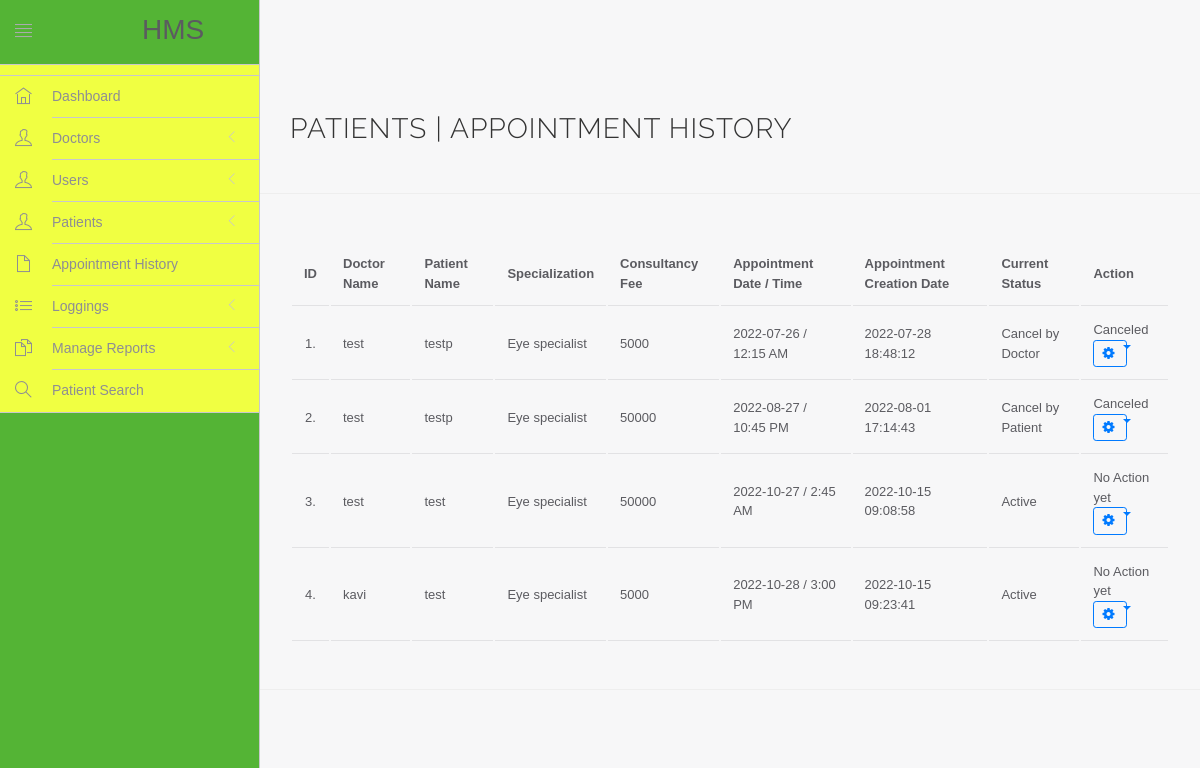
The page /hms/admin/appointment-history.php (signed in) on the database its author committed.
### tables this page shows
CREATE TABLE `appointment` (
  `id` int(11) NOT NULL,
  `doctorSpecialization` varchar(255) DEFAULT NULL,
  `doctorId` int(11) DEFAULT NULL,
  `userId` int(11) DEFAULT NULL,
  `consultancyFees` int(11) DEFAULT NULL,
  `appointmentDate` varchar(255) DEFAULT NULL,
  `appointmentTime` varchar(255) DEFAULT NULL,
  `postingDate` timestamp NULL DEFAULT CURRENT_TIMESTAMP,
  `userStatus` int(11) DEFAULT NULL,
  `doctorStatus` int(11) DEFAULT NULL,
  `updationDate` timestamp NULL DEFAULT NULL ON UPDATE CURRENT_TIMESTAMP
);

CREATE TABLE `doctors` (
  `id` int(11) NOT NULL,
  `specilization` varchar(255) DEFAULT NULL,
  `doctorName` varchar(255) DEFAULT NULL,
  `address` longtext,
  `docFees` varchar(255) DEFAULT NULL,
  `contactno` bigint(11) DEFAULT NULL,
  `docEmail` varchar(255) DEFAULT NULL,
  `password` varchar(255) DEFAULT NULL,
  `creationDate` timestamp NULL DEFAULT CURRENT_TIMESTAMP,
  `updationDate` timestamp NULL DEFAULT NULL ON UPDATE CURRENT_TIMESTAMP
);

CREATE TABLE `users` (
  `id` int(11) NOT NULL,
  `fullName` varchar(255) DEFAULT NULL,
  `address` longtext,
  `city` varchar(255) DEFAULT NULL,
  `gender` varchar(255) DEFAULT NULL,
  `email` varchar(255) DEFAULT NULL,
  `password` varchar(255) DEFAULT NULL,
  `regDate` timestamp NULL DEFAULT CURRENT_TIMESTAMP,
  `updationDate` timestamp NULL DEFAULT NULL ON UPDATE CURRENT_TIMESTAMP
);

### hms/admin/appointment-history.php (the view, shortened to what this page needs)
<?php
	include('include/config.php');
?>
<!DOCTYPE html>
<html lang="en">
	<head>
		<link rel="stylesheet" href="vendor/bootstrap/css/bootstrap.min.css">
		<link rel="stylesheet" href="vendor/fontawesome/css/font-awesome.min.css">
		<link rel="stylesheet" href="vendor/themify-icons/themify-icons.min.css">
		<link href="vendor/animate.css/animate.min.css" rel="stylesheet" media="screen">
		<link href="vendor/perfect-scrollbar/perfect-scrollbar.min.css" rel="stylesheet" media="screen">
		<link href="vendor/switchery/switchery.min.css" rel="stylesheet" media="screen">
		<link href="vendor/bootstrap-touchspin/jquery.bootstrap-touchspin.min.css" rel="stylesheet" media="screen">
		<link href="vendor/select2/select2.min.css" rel="stylesheet" media="screen">
		<link href="vendor/bootstrap-datepicker/bootstrap-datepicker3.standalone.min.css" rel="stylesheet" media="screen">
		<link href="vendor/bootstrap-timepicker/bootstrap-timepicker.min.css" rel="stylesheet" media="screen">
		<link rel="stylesheet" href="assets/css/styles.css">
	</head>
	<body style="background-color: purewhite;">
		<div id="app">
			<?php include('include/sidebar.php');?>
			<div class="app-content">
				<?php include('include/header.php');?>
				<div class="main-content" >
					<div class="wrap-content container" id="container">
						<section id="page-title">
							<div class="row">
								<div class="col-sm-8">
									<h1 class="mainTitle">Patients  | Appointment History</h1>
								</div>
							</div>
						</section>
						<div class="container-fluid container-fullw bg-purewhite">
							<div class="row">
								<div class="col-md-12">
									<table class="table table-hover" id="sample-table-1">
										<thead>
											<tr>
												<th class="center">ID</th>
												<th class="hidden-xs">Doctor Name</th>
												<th>Patient Name</th>
												<th>Specialization</th>
												<th>Consultancy Fee</th>
												<th>Appointment Date / Time </th>
												<th>Appointment Creation Date  </th>
												<th>Current Status</th>
												<th>Action</th>
											</tr>
										</thead>
										<tbody>
											<?php
												$sql=mysqli_query($con,"select doctors.doctorName as docname,users.fullName as pname,appointment.*  from appointment join doctors on doctors.id=appointment.doctorId join users on users.id=appointment.userId ");
												$cnt=1;
												while($row=mysqli_fetch_array($sql))
												{
											?>
											<tr>
												<td class="center"><?php echo $cnt;?>.</td>
												<td class="hidden-xs"><?php echo $row['docname'];?></td>
												<td class="hidden-xs"><?php echo $row['pname'];?></td>
												<td><?php echo $row['doctorSpecialization'];?></td>
												<td><?php echo $row['consultancyFees'];?></td>
												<td><?php echo $row['appointmentDate'];?> / <?php echo $row['appointmentTime'];?> </td>
												<td><?php echo $row['postingDate'];?></td>
												<td>
													<?php if(($row['userStatus']==1) && ($row['doctorStatus']==1))
													{
														echo "Active";
													}
													if(($row['userStatus']==0) && ($row['doctorStatus']==1))
													{
														echo "Cancel by Patient";
													}
													if(($row['userStatus']==1) && ($row['doctorStatus']==0))
													{
														echo "Cancel by Doctor";
													}
													?></td>
												<td >
												<div class="visible-md visible-lg hidden-sm hidden-xs">
													<?php if(($row['userStatus']==1) && ($row['doctorStatus']==1))
														{
														echo "No Action yet";
															} else {
																echo "Canceled";
															}
													?>
												</div>
												<div class="visible-xs visible-sm hidden-md hidden-lg">
													<div class="btn-group" dropdown is-open="status.isopen">
														<button type="button" class="btn btn-primary btn-o btn-sm dropdown-toggle" dropdown-toggle>
															<i class="fa fa-cog"></i>&nbsp;<span class="caret"></span>
														</button>
													</div>
												</div></td>
											</tr>
											<?php
												$cnt=$cnt+1;
											 }?>
										</tbody>
									</table>
								</div>
							</div>
								</div>
					</div>
				</div>
			</div>
		</div>
	</body>
</html>

### rows shown on the page
appointment: doctorId.doctorName "test", userId.fullName "testp", doctorSpecialization "Eye specialist", consultancyFees "5000", appointmentDate "2022-07-26", appointmentTime "12:15 AM", postingDate "2022-07-28 18:48:12", userStatus "Cancel by Doctor"
appointment: doctorId.doctorName "test", userId.fullName "testp", doctorSpecialization "Eye specialist", consultancyFees "50000", appointmentDate "2022-08-27", appointmentTime "10:45 PM", postingDate "2022-08-01 17:14:43", userStatus "Cancel by Patient"
appointment: doctorId.doctorName "test", userId.fullName "test", doctorSpecialization "Eye specialist", consultancyFees "50000", appointmentDate "2022-10-27", appointmentTime "2:45 AM", postingDate "2022-10-15 09:08:58", userStatus "Active"
appointment: doctorId.doctorName "kavi", userId.fullName "test", doctorSpecialization "Eye specialist", consultancyFees "5000", appointmentDate "2022-10-28", appointmentTime "3:00 PM", postingDate "2022-10-15 09:23:41", userStatus "Active"
